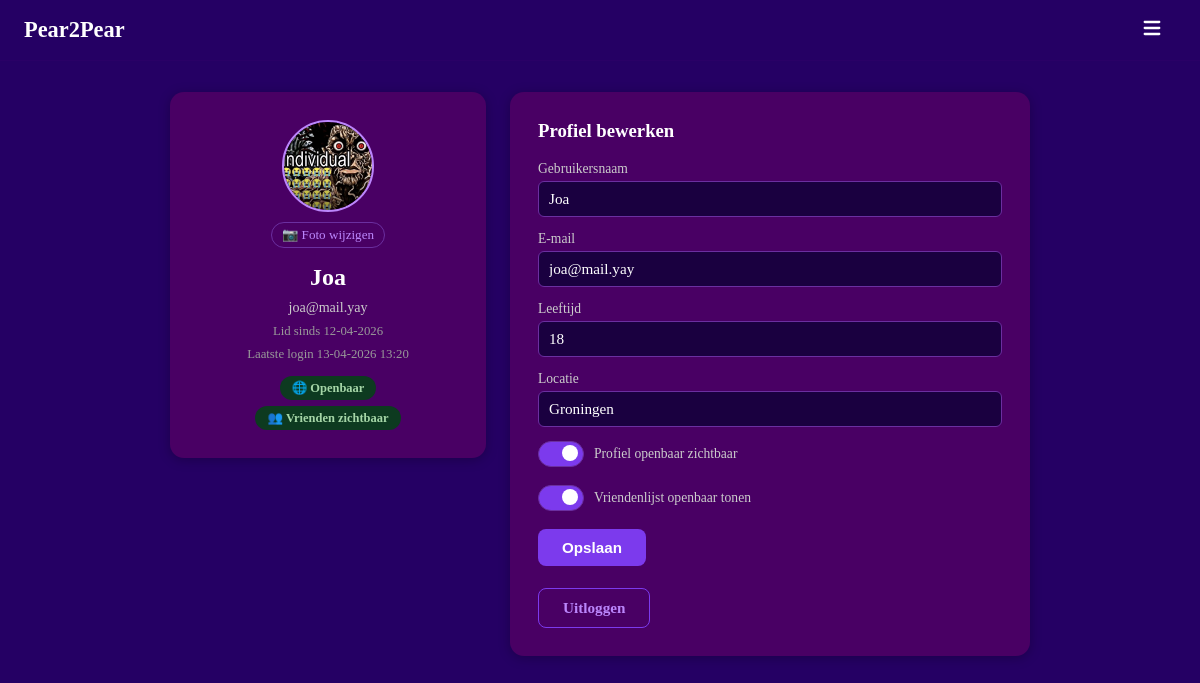
Page /account (signed in) on the earlier database version.
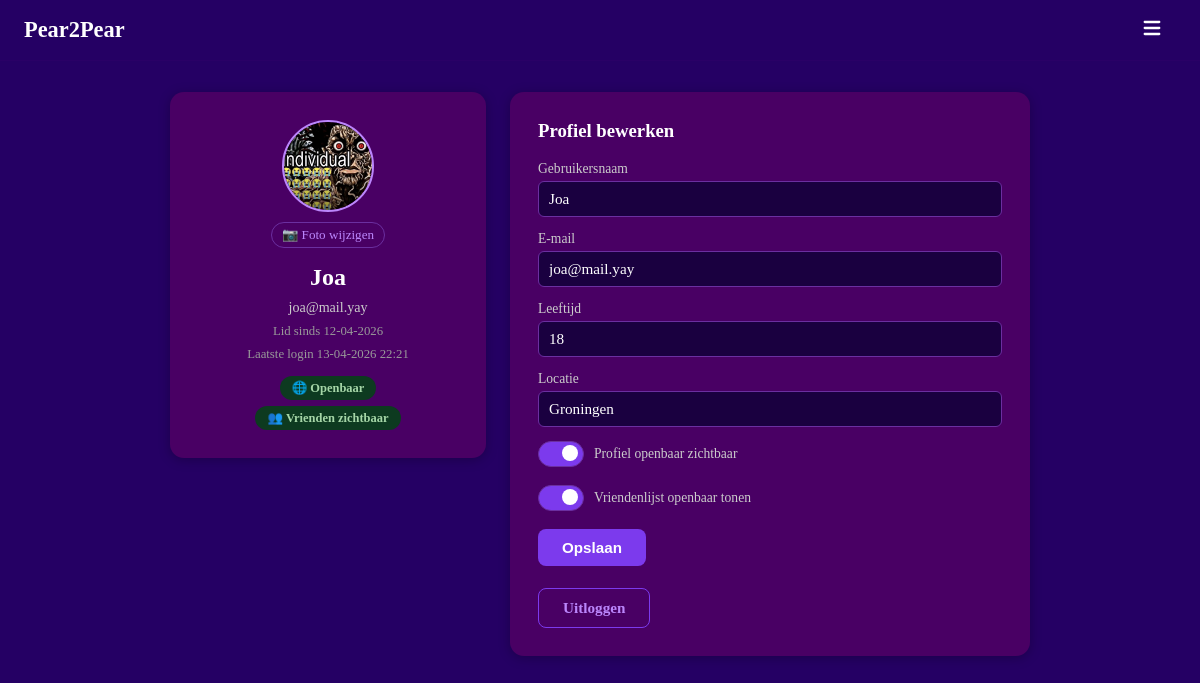
Same page on the later database version.
### models.py (models this page shows, shortened)
class User(UserMixin, db.Model):
    __tablename__ = "users"
    id            = db.Column(db.Integer, primary_key=True)
    username      = db.Column(db.String(30),  unique=True, nullable=False, index=True)
    email         = db.Column(db.String(120), unique=True, nullable=False, index=True)
    password_hash = db.Column(db.String(256), nullable=False)
    created_at    = db.Column(db.DateTime, default=datetime.utcnow, nullable=False)
    last_login    = db.Column(db.DateTime, default=datetime.utcnow, nullable=False)
    age            = db.Column(db.Integer,     nullable=True)
    avatar         = db.Column(db.String(200),   nullable=True)
    location       = db.Column(db.String(100), nullable=True)
    is_public      = db.Column(db.Boolean, default=True,  nullable=False)
    friends_public = db.Column(db.Boolean, default=False, nullable=False)
    sent_requests     = db.relationship("Friendship", foreign_keys=[Friendship.from_id], backref="from_user", lazy="dynamic")
    received_requests = db.relationship("Friendship", foreign_keys=[Friendship.to_id],   backref="to_user",   lazy="dynamic")
    notifications     = db.relationship("Notification", foreign_keys=[Notification.user_id], backref="owner", lazy="dynamic", order_by=Notification.created_at.desc())
    def pending_received(self):
        reqs = Friendship.query.filter_by(to_id=self.id, status="pending").all()
        return User.query.filter(User.id.in_([r.from_id for r in reqs])).all()
    def unread_message_count(self):
        return Message.query.filter_by(receiver_id=self.id, read=False).count()
    def unread_notification_count(self):
        return Notification.query.filter_by(user_id=self.id, read=False).count()
    def total_inbox_count(self):
        return self.unread_message_count() + self.unread_notification_count()

### main.py (the view, shortened to what this page needs)
    @app.route("/account", methods=["GET", "POST"])
    @login_required
    def account():
        form = EditProfileForm(
            current_user_id=current_user.id,
            data={
                "username":       current_user.username,
                "email":          current_user.email,
                "age":            current_user.age,
                "location":       current_user.location,
                "is_public":      current_user.is_public,
                "friends_public": current_user.friends_public,
            }
        )
        return render_template("account.html", user=current_user, form=form)

### main.py (shortened to what this page needs)
class EditProfileForm(FlaskForm):
    username       = StringField("Gebruikersnaam", validators=[DataRequired(), Length(min=3, max=30)])
    email          = StringField("E-mail",         validators=[DataRequired(), Email()])
    age            = IntegerField("Leeftijd",       validators=[Optional(), NumberRange(min=1, max=120)])
    location       = StringField("Locatie",         validators=[Optional(), Length(max=100)])
    is_public      = BooleanField("Profiel openbaar")
    friends_public = BooleanField("Vriendenlijst openbaar")
    submit         = SubmitField("Opslaan")
    def __init__(self, current_user_id, *args, **kwargs):
        super().__init__(*args, **kwargs)
        self._current_user_id = current_user_id

### templates/account.html (shortened to what this page needs)
{% extends "base.html" %}
{% from "macros.html" import avatar %}
{% block content %}
<div class="account-page">
    <div class="box account-info">
        <div class="center">
            {{ avatar(user, size=88) }}
            <form method="POST" action="/account/avatar" enctype="multipart/form-data" style="margin:10px 0 4px;">
                <label class="avatar-upload-label" title="Profielfoto wijzigen">
                    📷 Foto wijzigen
                </label>
            </form>
            <h2>{{ user.username }}</h2>
            <p>{{ user.email }}</p>
            <p class="account-meta">Lid sinds {{ user.created_at.strftime('%d-%m-%Y') }}</p>
            <p class="account-meta">Laatste login {{ user.last_login.strftime('%d-%m-%Y %H:%M') }}</p>
            <span class="account-badge {% if user.is_public %}badge--public{% else %}badge--private{% endif %}">
                {% if user.is_public %}🌐 Openbaar{% else %}🔒 Privé{% endif %}
            </span>
            {% if user.friends_public %}
            <span class="account-badge badge--public" style="margin-top:6px;">👥 Vrienden zichtbaar</span>
            {% endif %}
        </div>
    </div>
    <div class="box account-edit">
        <h3>Profiel bewerken</h3>
        <form method="POST" action="/account">
            <div class="field">
                {{ form.username.label }}
                {{ form.username() }}
            </div>
            <div class="field">
                {{ form.email.label }}
                {{ form.email() }}
            </div>
            <div class="field">
                {{ form.age.label }}
                {{ form.age(placeholder="Jouw leeftijd") }}
            </div>
            <div class="field">
                {{ form.location.label }}
                {{ form.location(placeholder="Stad, land …") }}
            </div>
            <div class="field toggle-row">
                <label for="is_public" class="toggle-label">
                    <span class="toggle-track"><span class="toggle-thumb"></span></span>
                    Profiel openbaar zichtbaar
                </label>
            </div>
            <div class="field toggle-row">
                <label for="friends_public" class="toggle-label">
                    <span class="toggle-track"><span class="toggle-thumb"></span></span>
                    Vriendenlijst openbaar tonen
                </label>
            </div>
            <div class="field">
                {{ form.submit(class="btn") }}
            </div>
        </form>
        <a href="/logout" class="btn btn--outline" style="margin-top:8px;display:inline-block;">Uitloggen</a>
    </div>
</div>
{% endblock %}

### templates/base.html (shortened to what this page needs)
<!doctype html>
<html lang="en">
<head>
    <link rel="stylesheet" href="/static/style.css">
</head>
<body>
    <header>
        <a href="/" class="invlink"><h1>Pear2Pear</h1></a>
        <div class="dropdown">
            <button class="dropbtn" aria-label="Menu">
            </button>
        </div>
    </header>
    <main>
    {% block content %}
    {% endblock %}
    </main>
</body>
</html>

### templates/macros.html
{% macro avatar(user, size=48, cls="") %}
{% if user.avatar %}
<img src="/static/avatars/{{ user.avatar }}"
     alt="{{ user.username }}"
     class="avatar-img {{ cls }}"
     style="width:{{ size }}px;height:{{ size }}px;border-radius:50%;object-fit:cover;border:2px solid #bb86fc;">
{% else %}
<div class="avatar-placeholder {{ cls }}"
     style="width:{{ size }}px;height:{{ size }}px;font-size:{{ (size * 0.42)|int }}px;">
  {{ user.username[0].upper() }}
</div>
{% endif %}
{% endmacro %}

### static/style.css (style rules this page uses)
html, body { height: 100%; margin: 0; background-color: #250064; }
main { background-color: #250064; display: flex; justify-content: center; align-items: flex-start; min-height: calc(100vh - 60px); margin: 0; padding-top: 60px; }
h1, h2, h3, p, small, label { color: white; }
a { color: #bb86fc; }
.invlink { text-decoration: none; }
.center { display: flex; text-align: center; flex-direction: column; align-items: center; }
header { position: fixed; top: 0; left: 0; right: 0; display: flex; align-items: center; justify-content: space-between; padding: 0 24px; background: #250064; z-index: 200; height: 60px; border-bottom: 1px solid #3a006f44; }
header h1 { margin: 0; font-size: 1.4rem; }
.dropdown { position: relative; }
.dropbtn { background-color: transparent; color: white; padding: 12px; font-size: 16px; border: none; cursor: pointer; }
.box { padding: 28px; border-radius: 14px; background-color: #490064; box-shadow: 0 2px 12px rgba(0,0,0,0.25); }
.field { display: flex; flex-direction: column; align-items: flex-start; margin-bottom: 14px; width: 100%; }
.field label { color: #ccc; font-size: 0.85rem; margin-bottom: 4px; }
.field input[type="text"], .field input[type="password"], .field input[type="email"], .field input[type="number"], .field textarea { width: 100%; padding: 8px 10px; border-radius: 6px; border: 1px solid #6b2fa0; background-color: #1a0040; color: white; font-size: 0.95rem; box-sizing: border-box; transition: border-color 0.2s; resize: vertical; font-family: inherit; }
.toggle-row { flex-direction: row; align-items: center; gap: 12px; }
.toggle-label { display: flex; align-items: center; gap: 10px; cursor: pointer; color: #ccc; font-size: 0.9rem; user-select: none; }
.toggle-track { width: 44px; height: 24px; background: #3a006f; border-radius: 999px; position: relative; transition: background 0.25s; flex-shrink: 0; border: 1px solid #6b2fa0; }
.toggle-thumb { position: absolute; top: 3px; left: 3px; width: 16px; height: 16px; border-radius: 50%; background: #888; transition: transform 0.25s, background 0.25s; }
input[type="checkbox"]:checked + .toggle-label .toggle-track { background: #7c3aed; }
input[type="checkbox"]:checked + .toggle-label .toggle-thumb { transform: translateX(20px); background: white; }
.btn { background-color: #7c3aed; color: white; border: none; padding: 10px 24px; border-radius: 8px; cursor: pointer; font-size: 0.95rem; font-weight: 600; transition: background-color 0.2s; text-decoration: none; display: inline-block; }
.btn--outline { background: transparent; border: 1px solid #7c3aed; color: #bb86fc; }
.account-page { display: flex; gap: 24px; align-items: flex-start; width: 80%; max-width: 860px; padding: 32px 0; }
.account-info { width: 260px; flex-shrink: 0; text-align: center; }
.account-info h2 { margin: 12px 0 4px; }
.account-info p { margin: 4px 0; color: #ccc; font-size: 0.88rem; }
.account-meta { color: #999 !important; font-size: 0.8rem !important; }
.account-badge { display: inline-block; margin-top: 10px; padding: 4px 12px; border-radius: 999px; font-size: 0.78rem; font-weight: 600; }
.badge--public { background: #0d3a20; color: #a5d6a7; }
.account-edit { flex: 1; }
.account-edit h3 { margin-top: 0; }
.avatar-img { flex-shrink: 0; }
.avatar-upload-label { display: inline-block; cursor: pointer; color: #bb86fc; font-size: 0.82rem; padding: 4px 10px; border: 1px solid #6b2fa0; border-radius: 999px; transition: background 0.15s; }

Differences in the rows shown:
changed User "Joa": last_login "13-04-2026 13:20" → "13-04-2026 22:21"
